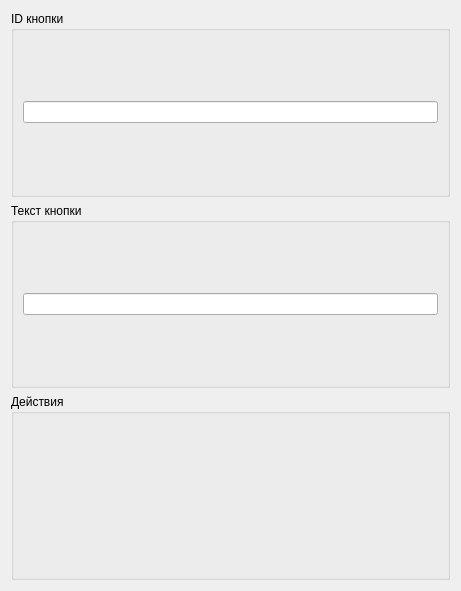
<?xml version="1.0" encoding="UTF-8"?>
<ui version="4.0">
 <class>TGInlineButtonsConfigurationWidget</class>
 <widget class="QWidget" name="TGInlineButtonsConfigurationWidget">
  <property name="geometry">
   <rect>
    <x>0</x>
    <y>0</y>
    <width>461</width>
    <height>591</height>
   </rect>
  </property>
  <property name="windowTitle">
   <string>Form</string>
  </property>
  <layout class="QVBoxLayout" name="verticalLayout">
   <item>
    <widget class="QGroupBox" name="groupBox_13">
     <property name="minimumSize">
      <size>
       <width>0</width>
       <height>50</height>
      </size>
     </property>
     <property name="title">
      <string>ID кнопки</string>
     </property>
     <layout class="QHBoxLayout" name="horizontalLayout_12">
      <item>
       <widget class="QLineEdit" name="leInlineButtonID"/>
      </item>
     </layout>
    </widget>
   </item>
   <item>
    <widget class="QGroupBox" name="groupBox_14">
     <property name="minimumSize">
      <size>
       <width>0</width>
       <height>50</height>
      </size>
     </property>
     <property name="title">
      <string>Текст кнопки</string>
     </property>
     <layout class="QHBoxLayout" name="horizontalLayout_13">
      <item>
       <widget class="QLineEdit" name="leInlineButtonText"/>
      </item>
     </layout>
    </widget>
   </item>
   <item>
    <widget class="QGroupBox" name="gbInlineButtonsActions">
     <property name="title">
      <string>Действия</string>
     </property>
     <layout class="QVBoxLayout" name="verticalLayout_24"/>
    </widget>
   </item>
  </layout>
 </widget>
 <resources/>
 <connections/>
</ui>
